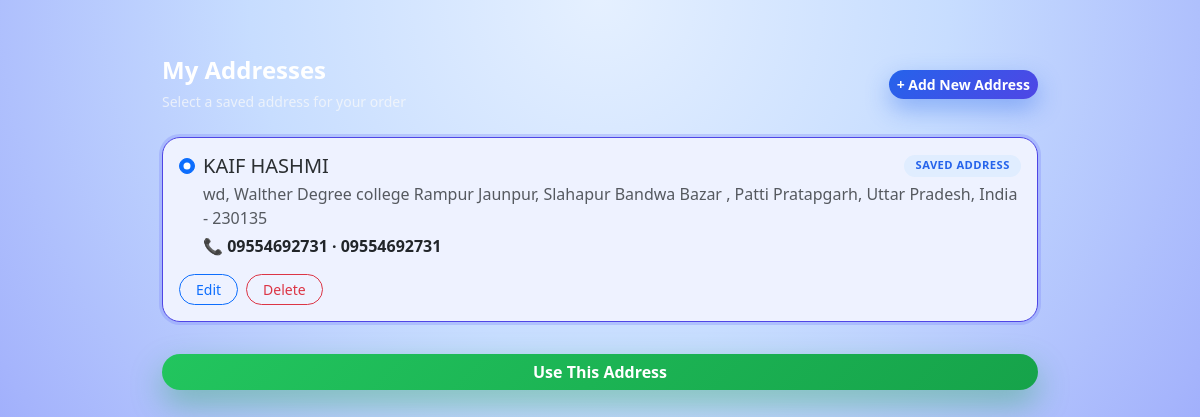
Screenshot of /show_address/ (signed in) with the database file from the repository.
### Users/models.py (models this page shows)
class Address(models.Model):
    cid = models.ForeignKey(Customer, on_delete=models.CASCADE)
    fullname = models.CharField(max_length=100)
    phone = models.CharField(max_length=15)
    alt_phone = models.CharField(max_length=15, null=True, blank=True)
    pincode = models.CharField(max_length=10)
    city = models.CharField(max_length=50)
    state = models.CharField(max_length=50)
    country = models.CharField(max_length=50)
    area = models.TextField(default="Local")
    house = models.TextField()
    status = models.BooleanField(default=True)

### Users/views.py (the view)
# urls.py: path('show_address/', views.show_address, name='show_address'),
def show_address(request):
    c_id = request.session.get('cust_id')
    if not c_id:
        return redirect('users:login')
    try:
        cust = Customer.objects.get(id=c_id)
    except Customer.DoesNotExist:
        return redirect('users:login')
    addresses = Address.objects.filter(cid=cust)
    if request.method == "POST":
        addr_id = request.POST.get("address_id")
        if addr_id:
            request.session["selected_address_id"] = int(addr_id)
            request.session.modified = True
            return redirect('users:place_order')   # go back to order summary
    selected_id = request.session.get("selected_address_id")
    return render(request, "user/show_address.html", {
        'cust': cust,
        'address': addresses,
        'selected_address_id': selected_id,
    })

### templates/user/show_address.html (shortened to what this page needs)
<!DOCTYPE html>
{% load static %}
<html lang="en">
<head>
  <link href="{% static 'assets/vendor/bootstrap/css/bootstrap.min.css' %}" rel="stylesheet">
</head>
<body>
<div class="container tm-shell mt-4">
  <div class="d-flex justify-content-between align-items-center mb-4">
    <div>
      <h4 class="section-title mb-1 text-white">My Addresses</h4>
      <small class="text-light opacity-75">Select a saved address for your order</small>
    </div>
    <a href="{% url 'users:add_address' %}" class="btn btn-primary btn-sm rounded-pill">
      + Add New Address
    </a>
  </div>
  <form method="post" action="{% url 'users:show_address' %}">
    {% for addr in address %}
      <div class="card address-card p-3 mb-3 {% if selected_address_id == addr.id %}selected{% endif %}">
        <div class="form-check mb-2">
          <input class="form-check-input"
                 type="radio"
                 name="address_id"
                 id="addr{{ addr.id }}"
                 value="{{ addr.id }}"
                 {% if selected_address_id == addr.id %}checked{% endif %}>
          <label class="form-check-label w-100" for="addr{{ addr.id }}">
            <div class="d-flex justify-content-between align-items-center mb-1">
              <h5 class="mb-0 text-secondary-emphasis">{{ addr.fullname|upper }}</h5>
              <span class="badge-type">Saved Address</span>
            </div>
            <p class="text-muted mb-1">
              {{ addr.house }},
              {{ addr.area }},
              {{ addr.city }},
              {{ addr.state }},
              {{ addr.country }} - {{ addr.pincode }}
            </p>
            <p class="mb-0 fw-semibold">
              📞 {{ addr.phone }}
              {% if addr.alt_phone %} · {{ addr.alt_phone }}{% endif %}
            </p>
          </label>
        </div>
        <div class="d-flex gap-2 mt-2">
          <a href="{% url 'users:edit_address' addr.id %}" class="btn btn-sm btn-outline-primary rounded-pill px-3">
            Edit
          </a>
          <a href="{% url 'users:delete_address' addr.id %}"
             class="btn btn-sm btn-outline-danger rounded-pill px-3"
             onclick="return confirm('Are you sure you want to delete this address?');">
            Delete
          </a>
        </div>
      </div>
    {% empty %}
      <p class="text-light mt-3">No address saved yet.</p>
      <a href="{% url 'users:add_address' %}" class="btn btn-primary btn-sm rounded-pill">
        + Add New Address
      </a>
    {% endfor %}
    {% if address %}
      <button type="submit" class="btn btn-success mt-3 w-100 rounded-pill">
        Use This Address
      </button>
    {% endif %}
  </form>
</div>
</body>
</html>

### templates/user/show_address.html (style rules this page uses)
:root { --page-bg: radial-gradient(circle at top, #e5f0ff 0, #c7ddff 35%, #a5b4fc 70%, #818cf8 100%); --card-bg: #ffffff; --card-border: #e2e8f0; --card-shadow: 0 14px 30px rgba(15,23,42,0.10); --primary: #2563eb; --primary-soft: #e0edff; }
body { background: var(--page-bg); font-family: system-ui, -apple-system, BlinkMacSystemFont, "Segoe UI", sans-serif; min-height: 100vh; padding-top: 2rem; }
.tm-shell { max-width: 900px; }
.address-card { border-radius: 18px; border: 1px solid var(--card-border); background: var(--card-bg); box-shadow: var(--card-shadow); transition: all 0.2s ease; }
.address-card.selected { border-color: #4f46e5; background-color: #eef2ff; box-shadow: 0 0 0 3px rgba(129,140,248,0.35); }
.section-title { font-weight: 700; color: #0f172a; }
.badge-type { font-size: 0.7rem; background: var(--primary-soft); color: var(--primary); border-radius: 999px; padding: 0.15rem 0.7rem; font-weight: 600; text-transform: uppercase; letter-spacing: 0.04em; }
.btn-primary { background: linear-gradient(135deg, #2563eb, #4f46e5); border: none; font-weight: 600; box-shadow: 0 10px 25px rgba(37,99,235,0.4); }
.btn-success { background: linear-gradient(135deg, #22c55e, #16a34a); border: none; font-weight: 700; box-shadow: 0 14px 32px rgba(22,163,74,0.4); }

### rows the page displays
Address: address_id "☑ KAIF HASHMI SAVED ADDRESS wd,", fullname "KAIF HASHMI", house "wd", area "Walther Degree college Rampur Jaunpur", city "Slahapur Bandwa Bazar , Patti Pratapgarh", state "Uttar Pradesh", country "India", pincode "230135", phone "09554692731", alt_phone "09554692731"
